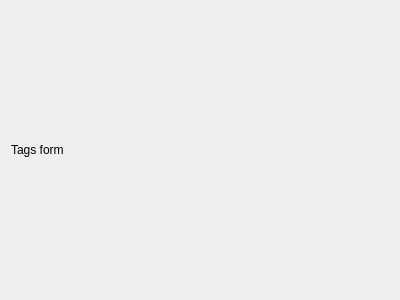
<?xml version="1.0" encoding="UTF-8"?>
<ui version="4.0">
 <class>TagsForm</class>
 <widget class="QWidget" name="TagsForm">
  <property name="geometry">
   <rect>
    <x>0</x>
    <y>0</y>
    <width>400</width>
    <height>300</height>
   </rect>
  </property>
  <property name="windowTitle">
   <string>Form</string>
  </property>
  <layout class="QHBoxLayout" name="horizontalLayout">
   <item>
    <widget class="QLabel" name="label">
     <property name="text">
      <string>Tags form</string>
     </property>
    </widget>
   </item>
  </layout>
 </widget>
 <resources/>
 <connections/>
</ui>
